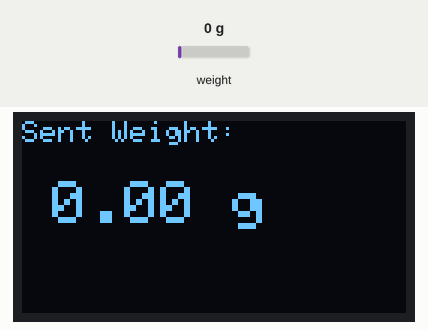
Simulated run of this sketch. Board: Arduino Uno, built for the host (arithmetic inside an expression is 32-bit, double 64-bit). Parts: 128×64 one-colour display. The test bench sets the inputs (shaded band); at power-on: weight on the scale 0 g. No radio packets arrive unless stated; what the sketch prints to the serial monitor is not drawn.

Above: at 3.7 s.
3.8 s: weight on the scale set to 100 g
At 4.3 s:
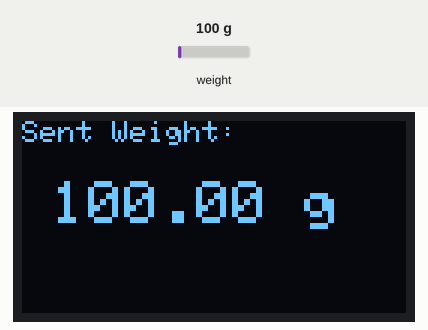
5.3 s: weight on the scale set to 1250 g
At 6.7 s:
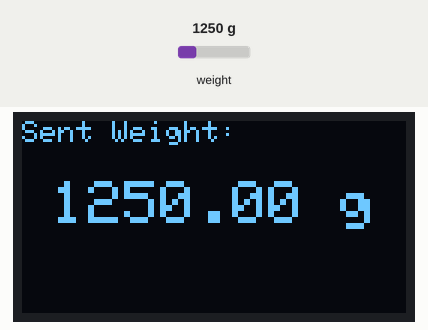
7.0 s: weight on the scale set to 2500 g
At 8.5 s:
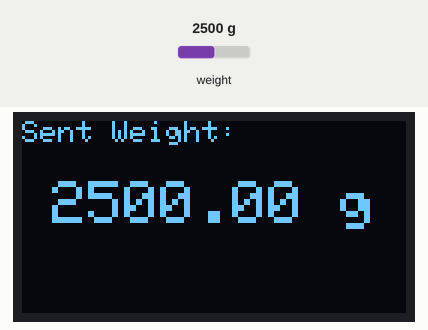
Timing chart, 0 to 10.0 s (numbered marks = the images above; inputs shaded):
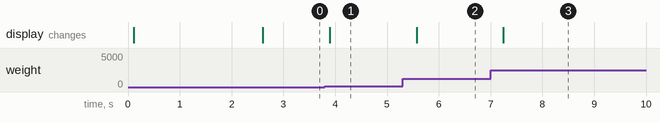

Measured:
- after the input at 3.8 s, the display: changes after 0.10 s (image 1)
- after the input at 5.3 s, the display: changes after 0.27 s (image 2)
- after the input at 7.0 s, the display: changes after 0.24 s (image 3)

The sketch:

sender.ino
```cpp
#include <SPI.h>
#include <LoRa.h>
#include <HX711_ADC.h>
#include <Adafruit_GFX.h>
#include <Adafruit_SSD1306.h>

// OLED Display Configuration
#define SCREEN_WIDTH 128
#define SCREEN_HEIGHT 64
#define OLED_RESET    -1
#define SCREEN_ADDRESS 0x3C
Adafruit_SSD1306 display(SCREEN_WIDTH, SCREEN_HEIGHT, &Wire, OLED_RESET);

// LoRa Module Pins (Adjust for your board)
#define SS 18
#define RST 23
#define DIO0 26

// HX711 Pins
const int HX711_dout = 13;
const int HX711_sck = 14;
HX711_ADC LoadCell(HX711_dout, HX711_sck);

// Calibration factor for load cell
const float calibrationFactor = 64.15;

void setup() {
    Serial.begin(115200);
    delay(10);
    Serial.println("Starting Sender...");

    // Initialize OLED Display
    if (!display.begin(SSD1306_SWITCHCAPVCC, SCREEN_ADDRESS)) {
        Serial.println(F("SSD1306 allocation failed"));
        while (1);
    }
    display.clearDisplay();
    display.setTextSize(1);
    display.setTextColor(WHITE);
    display.setCursor(0, 0);
    display.println("LoRa Sender...");
    display.display();

    // Initialize LoRa
    SPI.begin(5, 19, 27, SS);  // (SCK, MISO, MOSI, SS)
    LoRa.setPins(SS, RST, DIO0);

    if (!LoRa.begin(915E6)) {  // Set frequency to 833 MHz
        Serial.println("LoRa init failed. Check connections.");
        while (1);
    }

    // Optimize LoRa Settings
    LoRa.setSpreadingFactor(7);
    LoRa.setSignalBandwidth(250E3);
    LoRa.setCodingRate4(5);

    Serial.println("LoRa Sender Ready");
    display.setCursor(0, 10);
    display.println("LoRa Ready!");
    display.display();

    // Initialize HX711
    LoadCell.begin();
    LoadCell.start(2000, true);  // Stabilizing time: 2s

    if (LoadCell.getTareTimeoutFlag() || LoadCell.getSignalTimeoutFlag()) {
        Serial.println("HX711 Timeout! Check wiring.");
        display.clearDisplay();
        display.setCursor(0, 20);
        display.println("HX711 Timeout!");
        display.display();
        while (1);
    } else {
        LoadCell.setCalFactor(calibrationFactor);
        Serial.println("HX711 initialized.");
    }
}

void loop() {
    static bool newDataReady = false;
    const int sendInterval = 100; // 100ms interval

    if (LoadCell.update()) {
        newDataReady = true;
    }

    if (newDataReady) {
        float weight = LoadCell.getData();

        // Send weight via LoRa
        LoRa.beginPacket();
        LoRa.print(weight);
        LoRa.endPacket();

        Serial.print("Sent Weight: ");
        Serial.print(weight);
        Serial.println(" g");

        // Display on OLED
        display.clearDisplay();
        display.setCursor(0, 0);
        display.setTextSize(1);
        display.println("Sent Weight:");
        display.setTextSize(2);
        display.setCursor(10, 20);
        display.print(weight);
        display.println(" g");
        display.display();

        newDataReady = false;
        delay(sendInterval);  // Control transmission rate
    }
}
```
